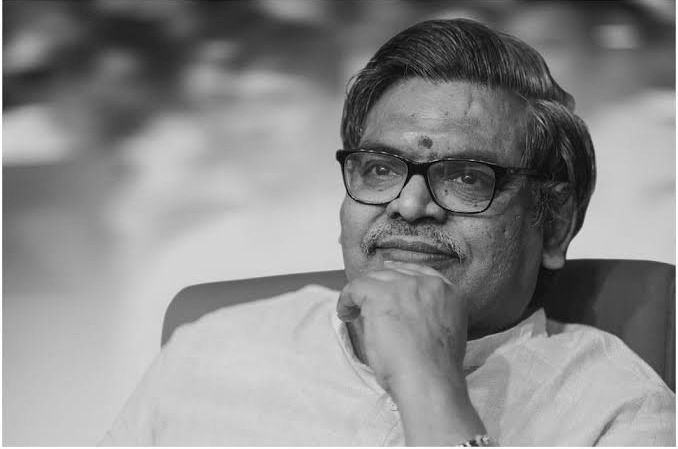
#> input picture blog/assets/sirivennela-seetharama-sastry.jpg, 678 x 449 px
$ python build_sirivennela_art.py
#> lines starting #> are read from the running program, lines starting #| are printed output that depends on the picture
# -*- coding: utf-8 -*-
"""Derive the two Sirivennela images the connect card uses.

    python scripts/build_sirivennela_art.py

connect/siri-mist.webp
    Head and shoulders, softened and faded to nothing at every edge, for
    the mist behind the tree. The falloff is baked into the file's ALPHA
    rather than applied as a CSS mask, which is the same decision the card
    already made for the ink scene's own fades and for the same reason:
    two mask layers need mask-composite, and WebKit's legacy
    -webkit-mask-composite takes different values from the standard
    property, so a masked element simply does not fade on iPhone.

The source is the same file the home page tribute card uses, so there is
one picture of him in the repo, not two.
"""
import os
import sys

from PIL import Image, ImageDraw, ImageEnhance, ImageFilter

ROOT = os.path.dirname(os.path.dirname(os.path.abspath(__file__)))
SRC = os.path.join(ROOT, "blog", "assets", "sirivennela-seetharama-sastry.jpg")
MIST = os.path.join(ROOT, "connect", "siri-mist.webp")

# Measured off the source, which is 1540x1021: the head runs about
# x 760-1360 and y 30-650, with the eyes near y=400.
HEAD = (700, 0, 1410, 915)


def radial_alpha(size, cx, cy, inner, outer):
    """A soft elliptical falloff, 255 inside `inner`, 0 past `outer`.

    Drawn as concentric ellipses rather than computed per pixel: at these
    sizes it is indistinguishable and it does not need numpy, which is not
    a dependency of this repo.
    """
    w, h = size
    a = Image.new("L", size, 0)
    d = ImageDraw.Draw(a)
    steps = 160
    for i in range(steps, -1, -1):
        t = i / float(steps)
        r = outer * t + inner * (1 - t)
        v = int(255 * (1 - t) ** 1.35)
        # The vertical radius is a FIXED multiple, not one derived from the
        # aspect ratio. Deriving it (h/w * 1.15 = 1.48 here) pushed the
        # ellipse past the top edge, so alpha stopped at 55 there instead
        # of 0 and the mist kept a straight horizon across his hair.
        d.ellipse([cx - r, cy - r * 1.30, cx + r, cy + r * 1.30], fill=v)
    return a.filter(ImageFilter.GaussianBlur(size[0] * 0.035))


def main():
    if not os.path.exists(SRC):
        print("source portrait missing:", SRC)
        return 1
    im = Image.open(SRC).convert("L")

    # ── the mist ────────────────────────────────────────────────────────
    m = im.crop(HEAD).resize((380, 489), Image.LANCZOS)
#> m: PIL image 380x489 L; every value is 0
    # Flatten him toward the paper's midtone. At full contrast a photograph
    # among brush strokes reads as a photograph someone pasted on.
    m = ImageEnhance.Contrast(m).enhance(0.62)
    m = ImageEnhance.Brightness(m).enhance(1.06)
    m = m.filter(ImageFilter.GaussianBlur(0.6))
    # The outer radius must land INSIDE the canvas. At 265 on a 380-wide
    # image the falloff ran past the edge, so the alpha never reached zero
    # and the card showed a faint rectangle around him -- the one thing a
    # figure in mist must not have. 178 clears the 190px half-width.
    out = Image.merge("RGBA", (m, m, m, radial_alpha(m.size, 190, 215, 58, 170)))
#> in radial_alpha, `return a.filter(ImageFilter.GaussianBlur(size[0] * 0.035))`:
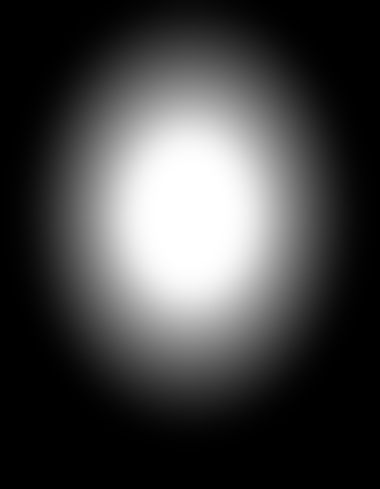
#> returned value: PIL image 380x489 L; min 0, max 255, mean 67.5
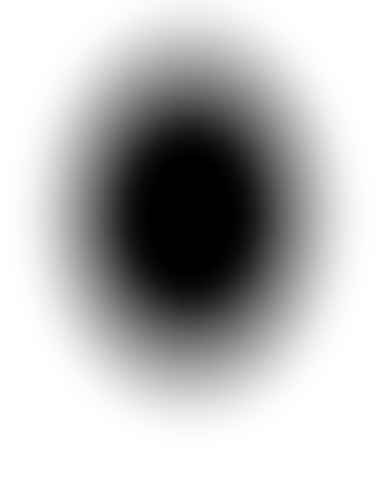
#> out: PIL image 380x489 RGBA; mean R, G, B, A 0, 0, 0, 67.5; transparent parts drawn white
    out.save(MIST, "WEBP", quality=82, method=6)

    for p in (MIST,):
        print("%-34s %6d bytes" % (os.path.relpath(p, ROOT),
                                   os.path.getsize(p)))
    return 0


if __name__ == "__main__":
    sys.exit(main())
#> (the program exits here)
